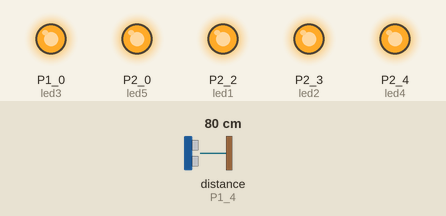
Simulated run of this sketch. Board: TI MSP430 LaunchPad. On the bench: output pins drawn as LEDs (lit = HIGH). Wiring (inferred from the names in the program): ultrasonic range finder: trigger P1_7; echo P1_4. The test bench sets the inputs (shaded band); at power-on: distance to the obstacle (sensor on P1_4) 80 cm. The echo pulse lasts 58.3 µs per cm; pins used as bus, display or sensor lines are not drawn; what the sketch prints to the serial monitor is not drawn.

Above: at 0.1 s.
At 2.7 s:
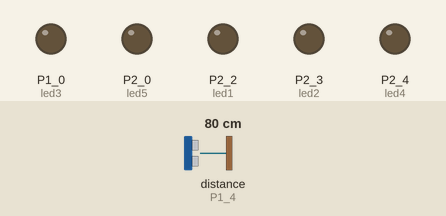
Timing chart, 0 to 3.0 s (numbered marks = the images above):
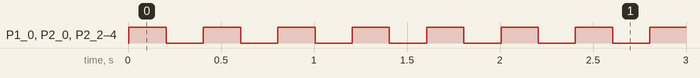

The sketch:

ultrasound_blink.ino
```cpp
char trigPin = P1_7;    // Trigger
char echoPin = P1_4;    // Echo
char led1 = P2_2;
char led2 = P2_3;
char led3 = P1_0;
char led4 = P2_4;
char led5 = P2_0;
long duration, cm;
long previousMillis, currentMillis;
const long interval = 5000;
int blink = 1;


void setup() {
  //Serial Port begin
  Serial.begin (9600);
  //Define inputs and outputs
  pinMode(trigPin, OUTPUT);
  pinMode(echoPin, INPUT);
  pinMode(led1, OUTPUT);
  pinMode(led2, OUTPUT);
  pinMode(led3, OUTPUT);
  pinMode(led4, OUTPUT);
  pinMode(led5, OUTPUT);
}

void loop() {
  Serial.println("Running");
  // The sensor is triggered by a HIGH pulse of 10 or more microseconds.
  // Give a short LOW pulse beforehand to ensure a clean HIGH pulse:
  digitalWrite(trigPin, LOW);
  delayMicroseconds(5);
  digitalWrite(trigPin, HIGH);
  delayMicroseconds(10);
  digitalWrite(trigPin, LOW);

  // Read the signal from the sensor: a HIGH pulse whose
  // duration is the time (in microseconds) from the sending
  // of the ping to the reception of its echo off of an object.
  pinMode(echoPin, INPUT);
  duration = pulseIn(echoPin, HIGH);

  // Convert the time into a distance
  cm = (duration/2) / 29.1;     // Divide by 29.1 or multiply by 0.0343

  Serial.println("Running");
  Serial.print(duration);
  Serial.print(", ");
  Serial.print(cm);
  Serial.print("cm");
  Serial.println();


  if(cm < 250)
  {
    currentMillis = previousMillis;
    previousMillis = millis();

    if (blink == 1) {
      blink = 0;
      while (currentMillis - previousMillis <= interval){
      digitalWrite(led1, HIGH);
      digitalWrite(led2, HIGH);
      digitalWrite(led3, HIGH);
      digitalWrite(led4, HIGH);
      digitalWrite(led5, HIGH);
      delay(200);
      digitalWrite(led1, LOW);
      digitalWrite(led2, LOW);
      digitalWrite(led3, LOW);
      digitalWrite(led4, LOW);
      digitalWrite(led5, LOW);
      delay(200);
      currentMillis = millis();
      }
    }
    digitalWrite(led1, HIGH);
    digitalWrite(led2, HIGH);
    digitalWrite(led3, HIGH);
    digitalWrite(led4, HIGH);
    digitalWrite(led5, HIGH);


  } else {
    blink = 1;
    digitalWrite(led1, LOW);
    digitalWrite(led2, LOW);
    digitalWrite(led3, LOW);
    digitalWrite(led4, LOW);
    digitalWrite(led5, LOW);


  }


  delay(250);
}
```

Measured:
- by itself, P1_0 (led3), P2_0 (led5), P2_2 (led1), P2_3 (led2), P2_4 (led4): alternates HIGH for 0.20 s and LOW for 0.20 s, 27 changes in all, then stays HIGH
